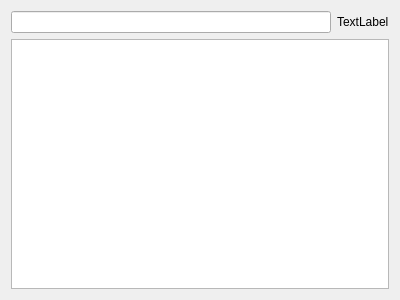
<?xml version="1.0" encoding="UTF-8"?>
<ui version="4.0">
 <class>GitCommitWidget</class>
 <widget class="QWidget" name="GitCommitWidget">
  <property name="geometry">
   <rect>
    <x>0</x>
    <y>0</y>
    <width>400</width>
    <height>300</height>
   </rect>
  </property>
  <property name="windowTitle">
   <string>Commit</string>
  </property>
  <layout class="QVBoxLayout" name="verticalLayout">
   <item>
    <layout class="QHBoxLayout" name="horizontalLayout">
     <item>
      <widget class="QLineEdit" name="lineEdit"/>
     </item>
     <item>
      <widget class="QLabel" name="label">
       <property name="text">
        <string>TextLabel</string>
       </property>
      </widget>
     </item>
    </layout>
   </item>
   <item>
    <widget class="QPlainTextEdit" name="plainTextEdit"/>
   </item>
  </layout>
 </widget>
 <resources/>
 <connections/>
</ui>
